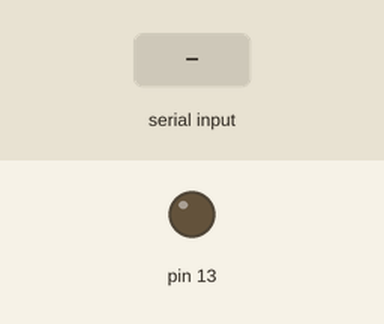
Simulated run of this sketch. Board: Arduino Uno, built with avr-gcc and run on an emulated ATmega328P. Shown: output pins drawn as LEDs (lit = HIGH). Inputs (shaded band) come from the test bench.

Above: at 1.2 s.
1.3 s: "e" received over Serial
At 1.6 s:
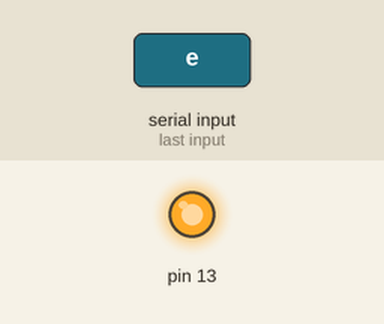
2.8 s: "a" received over Serial
At 4.0 s:
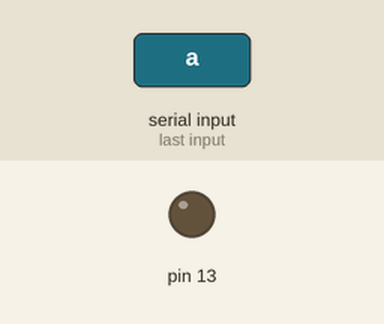
Timing chart, 0 to 5.8 s (numbered marks = the images above; inputs shaded):
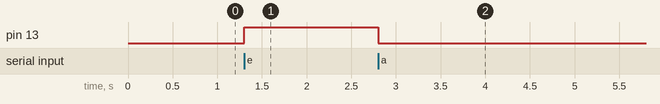

The sketch:

conxardui.ino
```cpp
int c;
void setup() {
  Serial.begin(9600);
  while (!Serial) {}
  pinMode(13, OUTPUT);

}

void loop() {
  if (Serial.available() > 0) {
    c = Serial.read();

    if (c == 'e') {
      digitalWrite(13, HIGH);
    }
    if (c == 'a') {
      digitalWrite(13, LOW);
    }

  }
}
```

Measured:
- after the input at 1.3 s, pin 13: LOW → HIGH at once
- after the input at 2.8 s, pin 13: HIGH → LOW at once
